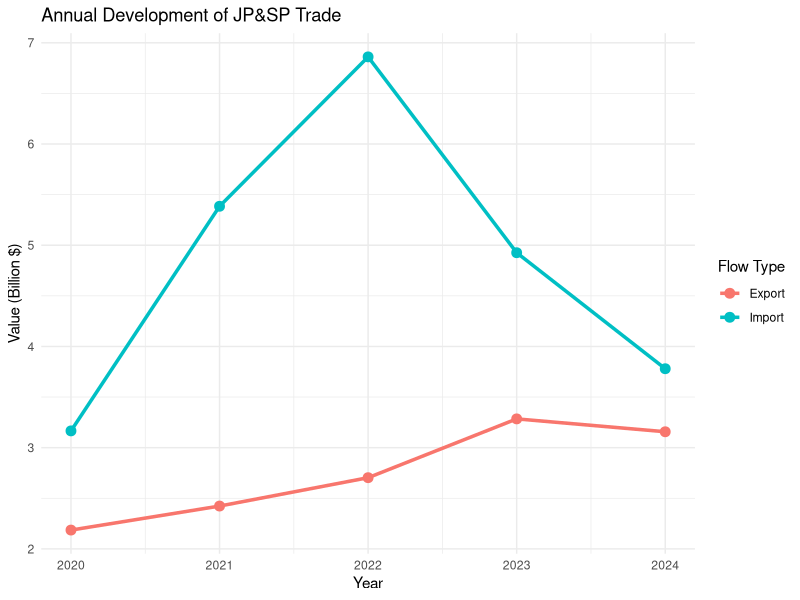
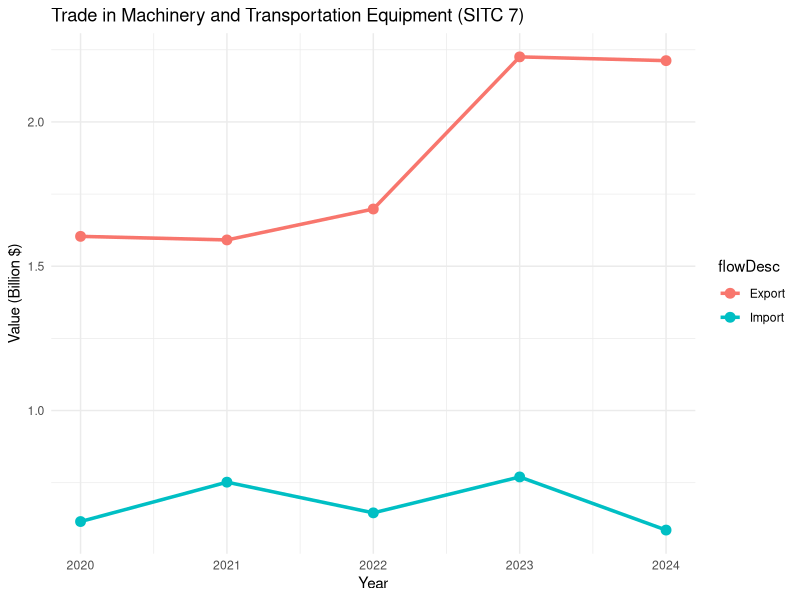
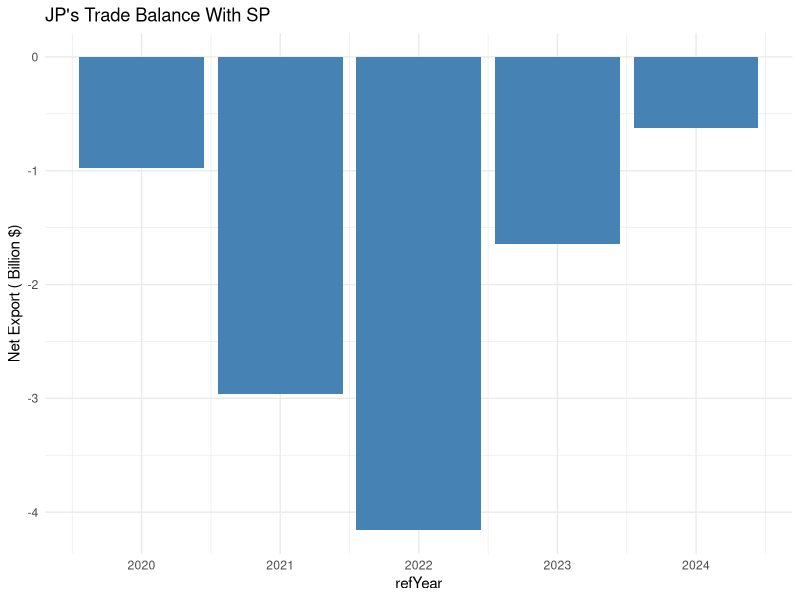
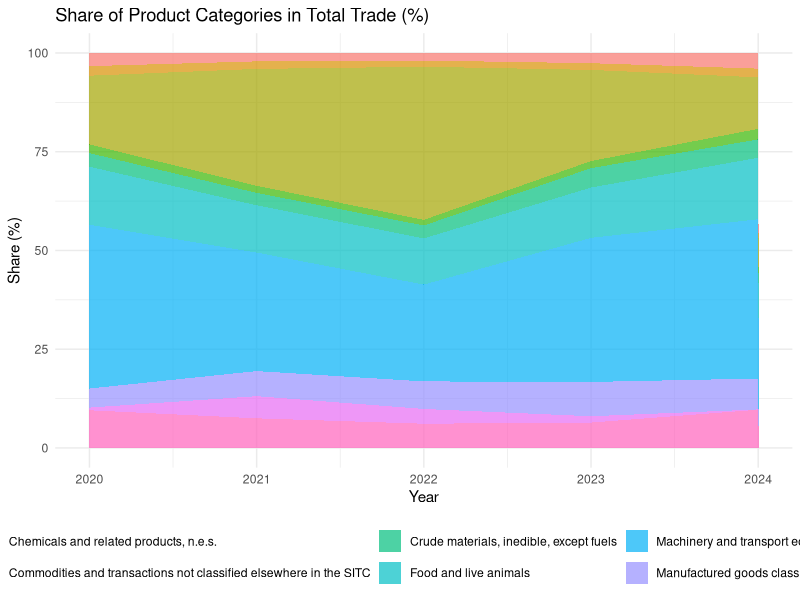

The R source for these figures, in order:
#Seyit Mustafa Turhan 
#Econ303 Project




#required packages
install.packages("readxl")
install.packages("tidyverse")
install.packages("ggplot2")
install.packages("dplyr")
install.packages("tidyr")
install.packages("knitr")

library(readxl)
library(tidyverse)
library(ggplot2)
library(dplyr)
library(tidyr)
library(knitr)


#setting our directory
setwd("C:/Users/tseyi/Desktop")

#importing data
trade_dataset <- read_xlsx("trade_dataset.xlsx")


#looking for data structure and size

dim(trade_dataset)
glimpse(trade_dataset)

trade_dataset %>%
  filter(flowDesc == "Import") %>%
  select(cifvalue, primaryValue) %>%
  head(10)


#preparing data for analysis

trade_dataset %>%
  count(refYear, flowDesc, cmdCode) %>%
  pivot_wider(names_from = flowDesc, values_from = n)

df <- trade_dataset %>%
  select(refYear, flowDesc, cmdCode, cmdDesc, primaryValue) %>%
  mutate(primaryValue = as.numeric(primaryValue)) %>% 
  filter(!is.na(primaryValue))


#total EX%IM annually

EXIM_annually <- df %>%
  group_by(refYear, flowDesc) %>%
  summarise(total = sum(primaryValue), .groups = "drop") %>%
  pivot_wider(names_from = flowDesc, values_from = total) %>%
  mutate(trade_volume = Import + Export)

kable(EXIM_annually)

#VISUALISATION
EXIM_annually_long <- df %>%
  group_by(refYear, flowDesc) %>%
  summarise(total = sum(primaryValue), .groups = "drop")

#Llyold

ggplot(EXIM_annually_long, aes(x = refYear, y = total / 1e9, color = flowDesc)) +
  geom_line(size = 1.2) +
  geom_point(size = 3) +
  labs(title = "Annual Development of JP&SP Trade",
       x = "Year", y = "Value (Billion $)",
color = "Flow Type") +
  theme_minimal()



#Trends

df %>%
  filter(cmdCode == 7) %>%
  ggplot(aes(x = refYear, y = primaryValue / 1e9, color = flowDesc)) +
  geom_line(size = 1.2) +
  geom_point(size = 3) +
  labs(title = "Trade in Machinery and Transportation Equipment (SITC 7)",
x = "Year", y = "Value (Billion $)") +
  theme_minimal()


#trade balance

trade_balance <- df %>%
  group_by(refYear, flowDesc) %>%
  summarise(total = sum(primaryValue), .groups = "drop") %>%
  pivot_wider(names_from = flowDesc, values_from = total) %>%
  mutate(net_trade = Export - Import)

kable(trade_balance)



#VISUALISATION
ggplot(trade_balance, aes(x = refYear, y = net_trade / 1e9)) +
  geom_col(fill = "steelblue") + 
  labs(title = "JP's Trade Balance With SP",
       X = "Year", y = "Net Export ( Billion $)") + 
  theme_minimal()

gl_index <- df %>%
  group_by(cmdCode, cmdDesc, refYear) %>%
  summarise(Ex = sum(primaryValue[flowDesc == "Export"]),
            Im = sum(primaryValue[flowDesc == "Import"]),
            .groups = "drop") %>%
  mutate(GL = 1 - abs(Ex - Im) / (Ex + Im)) %>%
  group_by(cmdCode, cmdDesc) %>%
  summarise(Avg_GL = mean(GL, na.rm = TRUE), .groups = "drop")



#advanced analysis

df %>%
  group_by(refYear, cmdDesc) %>%
  summarise(total = sum(primaryValue), .groups = "drop") %>%
  group_by(refYear) %>%
  mutate(share = total / sum(total) * 100) %>%
  ggplot(aes(x = refYear, y = share, fill = cmdDesc)) +
  geom_area(alpha = 0.7) +
  labs(title = "Share of Product Categories in Total Trade (%)",
       x = "Year", y = "Share (%)") +
  theme_minimal() + 
  theme(legend.position = "bottom")


#correlation
correlation_df <- EXIM_annually_long %>%
  pivot_wider(names_from = flowDesc, values_from = total) %>%
  select(-refYear)

cor(correlation_df$Import, correlation_df$Export)

#Summary

summary_final <- df %>%
  group_by(cmdCode, cmdDesc, flowDesc) %>%
  summarise(average = mean(primaryValue / 1e6), .groups = "drop") %>% 
  pivot_wider(names_from = flowDesc, values_from = average) %>%
  arrange(cmdCode)

kable(summary_final, digits = 2, col.names = c("Code", "Product", "Avr. Im. (Million $)", "Avr. Ex. (Million $"))
